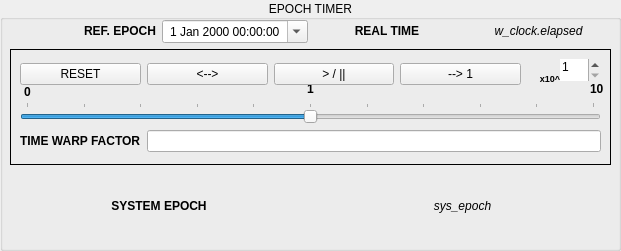
  <widget class="QGroupBox" name="groupBox">
   <property name="geometry">
    <rect>
     <x>10</x>
     <y>670</y>
     <width>621</width>
     <height>251</height>
    </rect>
   </property>
   <property name="title">
    <string>EPOCH TIMER</string>
   </property>
   <property name="alignment">
    <set>Qt::AlignCenter</set>
   </property>
   <widget class="QWidget" name="layoutWidget_2">
    <property name="geometry">
     <rect>
      <x>10</x>
      <y>20</y>
      <width>601</width>
      <height>221</height>
     </rect>
    </property>
    <layout class="QVBoxLayout" name="EpochTimer" stretch="1,5,3">
     <property name="sizeConstraint">
      <enum>QLayout::SetDefaultConstraint</enum>
     </property>
     <item>
      <layout class="QHBoxLayout" name="ref_times">
       <property name="sizeConstraint">
        <enum>QLayout::SetMinimumSize</enum>
       </property>
       <item>
        <layout class="QHBoxLayout" name="hlo_ref_epoch">
         <item>
          <widget class="QLabel" name="lf_ref_epoch">
           <property name="text">
            <string>&lt;html&gt;&lt;head/&gt;&lt;body&gt;&lt;p&gt;&lt;span style=&quot; font-weight:600;&quot;&gt;REF. EPOCH&lt;/span&gt;&lt;/p&gt;&lt;/body&gt;&lt;/html&gt;</string>
           </property>
           <property name="alignment">
            <set>Qt::AlignRight|Qt::AlignTrailing|Qt::AlignVCenter</set>
           </property>
          </widget>
         </item>
         <item>
          <widget class="QDateTimeEdit" name="time_ref_epoch">
           <property name="alignment">
            <set>Qt::AlignCenter</set>
           </property>
           <property name="calendarPopup">
            <bool>true</bool>
           </property>
           <property name="timeSpec">
            <enum>Qt::UTC</enum>
           </property>
          </widget>
         </item>
        </layout>
       </item>
       <item>
        <layout class="QHBoxLayout" name="hlo_elapsed">
         <item>
          <widget class="QLabel" name="lf_elapsed">
           <property name="text">
            <string>&lt;html&gt;&lt;head/&gt;&lt;body&gt;&lt;p&gt;&lt;span style=&quot; font-weight:600;&quot;&gt;REAL TIME&lt;/span&gt;&lt;/p&gt;&lt;/body&gt;&lt;/html&gt;</string>
           </property>
           <property name="alignment">
            <set>Qt::AlignCenter</set>
           </property>
          </widget>
         </item>
         <item>
          <widget class="QLabel" name="time_elapsed">
           <property name="text">
            <string>&lt;html&gt;&lt;head/&gt;&lt;body&gt;&lt;p&gt;&lt;span style=&quot; font-style:italic;&quot;&gt;w_clock.elapsed&lt;/span&gt;&lt;/p&gt;&lt;/body&gt;&lt;/html&gt;</string>
           </property>
           <property name="alignment">
            <set>Qt::AlignCenter</set>
           </property>
          </widget>
         </item>
        </layout>
       </item>
      </layout>
     </item>
     <item>
      <widget class="QFrame" name="fra_twarp">
       <property name="sizePolicy">
        <sizepolicy hsizetype="Preferred" vsizetype="MinimumExpanding">
         <horstretch>0</horstretch>
         <verstretch>0</verstretch>
        </sizepolicy>
       </property>
       <property name="frameShape">
        <enum>QFrame::Box</enum>
       </property>
       <property name="frameShadow">
        <enum>QFrame::Plain</enum>
       </property>
       <widget class="QSlider" name="time_slider">
        <property name="geometry">
         <rect>
          <x>10</x>
          <y>53</y>
          <width>581</width>
          <height>21</height>
         </rect>
        </property>
        <property name="minimum">
         <number>-100</number>
        </property>
        <property name="maximum">
         <number>100</number>
        </property>
        <property name="value">
         <number>0</number>
        </property>
        <property name="tracking">
         <bool>true</bool>
        </property>
        <property name="orientation">
         <enum>Qt::Horizontal</enum>
        </property>
        <property name="invertedAppearance">
         <bool>false</bool>
        </property>
        <property name="invertedControls">
         <bool>true</bool>
        </property>
        <property name="tickPosition">
         <enum>QSlider::TicksAbove</enum>
        </property>
        <property name="tickInterval">
         <number>20</number>
        </property>
       </widget>
       <widget class="QLabel" name="time_wmid">
        <property name="geometry">
         <rect>
          <x>290</x>
          <y>30</y>
          <width>21</width>
          <height>20</height>
         </rect>
        </property>
        <property name="text">
         <string>&lt;html&gt;&lt;head/&gt;&lt;body&gt;&lt;p&gt;&lt;span style=&quot; font-weight:600;&quot;&gt;1&lt;/span&gt;&lt;/p&gt;&lt;/body&gt;&lt;/html&gt;</string>
        </property>
        <property name="alignment">
         <set>Qt::AlignCenter</set>
        </property>
       </widget>
       <widget class="QLabel" name="time_wmin">
        <property name="geometry">
         <rect>
          <x>7</x>
          <y>33</y>
          <width>21</width>
          <height>21</height>
         </rect>
        </property>
        <property name="text">
         <string>&lt;html&gt;&lt;head/&gt;&lt;body&gt;&lt;p&gt;&lt;span style=&quot; font-weight:600;&quot;&gt;0&lt;/span&gt;&lt;/p&gt;&lt;/body&gt;&lt;/html&gt;</string>
        </property>
        <property name="alignment">
         <set>Qt::AlignCenter</set>
        </property>
       </widget>
       <widget class="QLabel" name="time_wmax">
        <property name="geometry">
         <rect>
          <x>580</x>
          <y>30</y>
          <width>21</width>
          <height>21</height>
         </rect>
        </property>
        <property name="text">
         <string>&lt;html&gt;&lt;head/&gt;&lt;body&gt;&lt;p&gt;&lt;span style=&quot; font-weight:600;&quot;&gt;10&lt;/span&gt;&lt;/p&gt;&lt;/body&gt;&lt;/html&gt;</string>
        </property>
        <property name="alignment">
         <set>Qt::AlignLeading|Qt::AlignLeft|Qt::AlignVCenter</set>
        </property>
       </widget>
       <widget class="QWidget" name="layoutWidget">
        <property name="geometry">
         <rect>
          <x>10</x>
          <y>80</y>
          <width>581</width>
          <height>24</height>
         </rect>
        </property>
        <layout class="QHBoxLayout" name="horizontalLayout">
         <item>
          <widget class="QLabel" name="lf_twarp">
           <property name="text">
            <string>&lt;html&gt;&lt;head/&gt;&lt;body&gt;&lt;p&gt;&lt;span style=&quot; font-weight:600;&quot;&gt;TIME WARP FACTOR&lt;/span&gt;&lt;/p&gt;&lt;/body&gt;&lt;/html&gt;</string>
           </property>
          </widget>
         </item>
         <item>
          <widget class="QLineEdit" name="time_warp"/>
         </item>
        </layout>
       </widget>
       <widget class="QLabel" name="lf_exp">
        <property name="geometry">
         <rect>
          <x>517</x>
          <y>19</y>
          <width>33</width>
          <height>16</height>
         </rect>
        </property>
        <property name="text">
         <string>&lt;html&gt;&lt;head/&gt;&lt;body&gt;&lt;p&gt;&lt;span style=&quot; font-size:7pt; font-weight:600;&quot;&gt;x10^&lt;/span&gt;&lt;/p&gt;&lt;/body&gt;&lt;/html&gt;</string>
        </property>
        <property name="alignment">
         <set>Qt::AlignBottom|Qt::AlignRight|Qt::AlignTrailing</set>
        </property>
       </widget>
       <widget class="QSpinBox" name="time_wexp">
        <property name="geometry">
         <rect>
          <x>550</x>
          <y>10</y>
          <width>40</width>
          <height>22</height>
         </rect>
        </property>
        <property name="frame">
         <bool>false</bool>
        </property>
        <property name="alignment">
         <set>Qt::AlignLeading|Qt::AlignLeft|Qt::AlignTop</set>
        </property>
        <property name="minimum">
         <number>1</number>
        </property>
        <property name="maximum">
         <number>9</number>
        </property>
       </widget>
       <widget class="QWidget" name="layoutWidget">
        <property name="geometry">
         <rect>
          <x>10</x>
          <y>10</y>
          <width>501</width>
          <height>30</height>
         </rect>
        </property>
        <layout class="QHBoxLayout" name="horizontalLayout_5" stretch="1,1,1,1">
         <item>
          <widget class="QPushButton" name="btn_stop_reset">
           <property name="sizePolicy">
            <sizepolicy hsizetype="MinimumExpanding" vsizetype="Fixed">
             <horstretch>0</horstretch>
             <verstretch>0</verstretch>
            </sizepolicy>
           </property>
           <property name="text">
            <string>RESET</string>
           </property>
          </widget>
         </item>
         <item>
          <widget class="QPushButton" name="btn_reverse">
           <property name="text">
            <string>&lt;--&gt;</string>
           </property>
          </widget>
         </item>
         <item>
          <widget class="QPushButton" name="btn_play_pause">
           <property name="text">
            <string>&gt; / ||</string>
           </property>
          </widget>
         </item>
         <item>
          <widget class="QPushButton" name="btn_real_twarp">
           <property name="text">
            <string>--&gt; 1</string>
           </property>
          </widget>
         </item>
        </layout>
       </widget>
      </widget>
     </item>
     <item>
      <layout class="QHBoxLayout" name="hlo_sys_epoch">
       <property name="sizeConstraint">
        <enum>QLayout::SetMinimumSize</enum>
       </property>
       <item>
        <widget class="QLabel" name="lf_sys_epoch">
         <property name="text">
          <string>&lt;html&gt;&lt;head/&gt;&lt;body&gt;&lt;p&gt;&lt;span style=&quot; font-size:9pt; font-weight:600;&quot;&gt;SYSTEM EPOCH&lt;/span&gt;&lt;/p&gt;&lt;/body&gt;&lt;/html&gt;</string>
         </property>
         <property name="textFormat">
          <enum>Qt::AutoText</enum>
         </property>
         <property name="alignment">
          <set>Qt::AlignCenter</set>
         </property>
        </widget>
       </item>
       <item>
        <widget class="QLabel" name="time_sys_epoch">
         <property name="text">
          <string>&lt;html&gt;&lt;head/&gt;&lt;body&gt;&lt;p&gt;&lt;span style=&quot; font-style:italic;&quot;&gt;sys_epoch&lt;/span&gt;&lt;/p&gt;&lt;/body&gt;&lt;/html&gt;</string>
         </property>
         <property name="alignment">
          <set>Qt::AlignCenter</set>
         </property>
        </widget>
       </item>
      </layout>
     </item>
    </layout>
   </widget>
  </widget>
